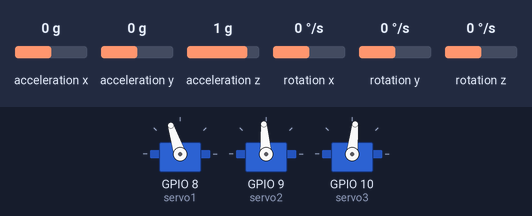
This sketch was run on a simulated ESP32. On the bench: 3 × servo. Wiring (inferred from the names in the program): MPU-6050 motion sensor at I2C address 0x68. Inputs (shaded band) come from the test bench; at power-on: acceleration x 0 g, acceleration y 0 g, rotation y 0 °/s, acceleration z 1 g, rotation z 0 °/s, rotation x 0 °/s. What the sketch prints to the serial monitor is not drawn.

Above: at 1.3 s.
1.4 s: acceleration x set to -0.8 g
At 4.2 s:
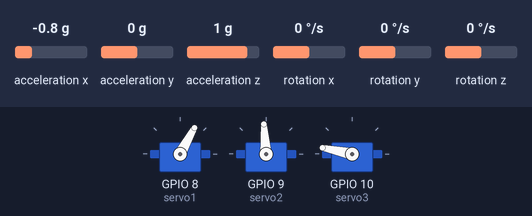
4.4 s: acceleration y set to -1.4 g
At 7.0 s:
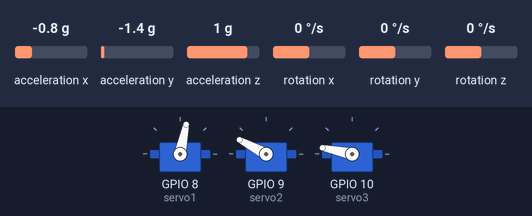
7.4 s: rotation y set to -192 °/s
At 8.12 s:
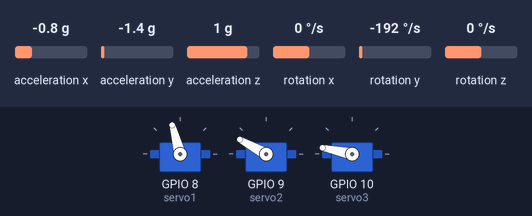
10.4 s: acceleration z set to -1.4 g
At 11.33 s:
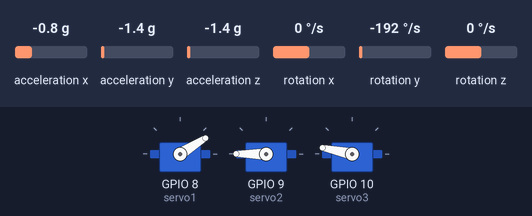
13.4 s: acceleration y set to 0 g
At 16.1 s:
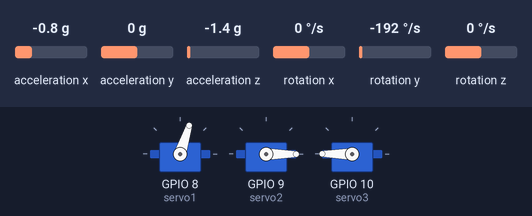
16.4 s: rotation z set to 192 °/s
Timing chart, 0 to 19.4 s (numbered marks = the images above; inputs shaded):
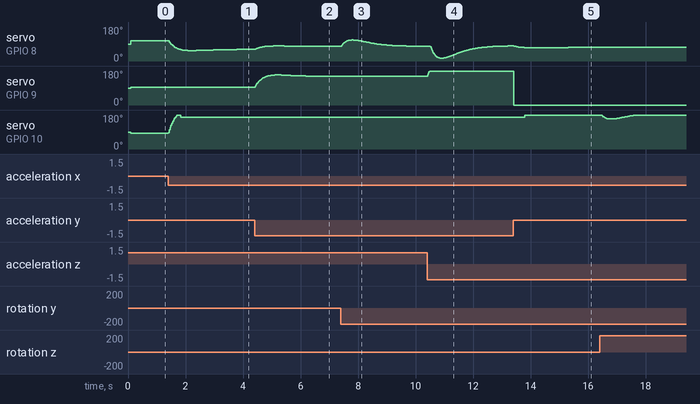

The sketch:

wdt_timer_inc_code.ino
```cpp
#include <ESP32_Servo.h>
#include <PID_v1_bc.h>
#include <Kalman.h>
#include <Wire.h>
#include <esp_task_wdt.h>

#define RESTRICT_PITCH
Kalman kalmanX; // Create the Kalman instances
Kalman kalmanY;
Kalman kalmanZ;

/* IMU Data */
double accX, accY, accZ;
double gyroX, gyroY, gyroZ;

Servo servo1;
Servo servo2;
Servo servo3;

double gyroXangle, gyroYangle, gyroZangle; // Angle calculated using the gyro only
double compAngleX, compAngleY, compAngleZ; // Calculated angle using a complementary filter
double kalAngleX, kalAngleY, kalAngleZ; // Calculated angle using a Kalman filter

uint32_t timer;
uint8_t i2cData[14]; // Buffer for I2C data

// PID data X
double SetpointX, InputX, OutputX;
double KpX = 1.05, KiX = 0, KdX = 0;
PID PIDX(&InputX, &OutputX, &SetpointX, KpX, KiX, KdX, DIRECT);

// PID data Y
double SetpointY, InputY, OutputY;
double KpY = 1.2, KiY = 0, KdY = 0;
PID PIDY(&InputY, &OutputY, &SetpointY, KpY, KiY, KdY, DIRECT);

// PID data Z
double SetpointZ, InputZ, OutputZ;
double KpZ = 1.2, KiZ = 0, KdZ = 0;
PID PIDZ(&InputZ, &OutputZ, &SetpointZ, KpZ, KiZ, KdZ, DIRECT);

void setup() {
  Serial.begin(115200);
  Wire.begin();
  servo1.attach(8);
  servo2.attach(9);
  servo3.attach(10);

  Wire.setClock(100000UL); // Set I2C frequency to 100kHz

  i2cData[0] = 7; // Set the sample rate to 1000Hz - 8kHz/(7+1) = 1000Hz
  i2cData[1] = 0x00; // Disable FSYNC and set 260 Hz Acc filtering, 256 Hz Gyro filtering, 8 KHz sampling
  i2cData[2] = 0x00; // Set Gyro Full Scale Range to 250deg/s
  i2cData[3] = 0x00; // Set Accelerometer Full Scale Range to 2g
  while (i2cWrite(0x19, i2cData, 4, false)); // Write to all four registers at once
  while (i2cWrite(0x6B, 0x01, true)); // PLL with X axis gyroscope reference and disable sleep mode

  while (i2cRead(0x75, i2cData, 1));
  if (i2cData[0] != 0x68) { // Read "WHO_AM_I" register
    Serial.print(F("Error reading sensor"));
    while (1);
  }

  delay(100); // Wait for sensor to stabilize

  /* Set kalman and gyro starting angle */
  while (i2cRead(0x3B, i2cData, 6));
  accX = (int16_t)((i2cData[0] << 8) | i2cData[1]);
  accY = (int16_t)((i2cData[2] << 8) | i2cData[3]);
  accZ = (int16_t)((i2cData[4] << 8) | i2cData[5]);


#ifdef RESTRICT_PITCH // Eq. 25 and 26
  double roll = atan2(accY, accZ) * RAD_TO_DEG;
  double pitch = atan(-accX / sqrt(accY * accY + accZ * accZ)) * RAD_TO_DEG;
  double yaw = atan2(accX, accY) * RAD_TO_DEG;
#else // Eq. 28 and 29
  double roll = atan(accY / sqrt(accX * accX + accZ * accZ)) * RAD_TO_DEG;
  double pitch = atan2(-accX, accZ) * RAD_TO_DEG;
  double yaw = atan(accZ / sqrt(accX * accX + accZ * accZ)) * RAD_TO_DEG;
#endif

  kalmanX.setAngle(roll); // Set starting angle
  kalmanY.setAngle(pitch);
  kalmanZ.setAngle(yaw);
  gyroXangle = roll;
  gyroYangle = pitch;
  gyroZangle = yaw;
  compAngleX = roll;
  compAngleY = pitch;
  compAngleZ = yaw;
  timer = micros();

  // The desired value
  SetpointX = 90;
  SetpointY = 90;
  SetpointZ = 70;

  servo1.write(0);
  servo2.write(0);
  servo3.write(0);

  // Turn the PID
  PIDX.SetMode(AUTOMATIC);
  PIDY.SetMode(AUTOMATIC);
  PIDZ.SetMode(AUTOMATIC);
  PIDX.SetSampleTime(10);
  PIDY.SetSampleTime(10);
  PIDZ.SetSampleTime(10);
}

void loop() {
  // Read all the values from the MPU6050 sensor, calculates the angles and filters them
  mpuKalman();

  // The desired value
  SetpointX = 90;
  SetpointY = 90;
  SetpointZ = 70;

  InputX = kalAngleX;
  InputY = kalAngleY;
  InputZ = kalAngleZ;

  if (InputX < -90.0) {
    InputX = -90.0;
  } else if (InputX > 90.0) {
    InputX = 90.0;
  }

  if (InputY < -90.0) {
    InputY = -70.0;
  } else if (InputY > 90.0) {
    InputY = 70.0;
  }

  if (InputZ < -90.0) {
    InputZ = -70.0;
  } else if (InputZ > 90.0) {
    InputZ = 70.0;
  }

  // Compute the Output
  PIDX.Compute();
  PIDY.Compute();
  PIDZ.Compute();

  servo1.write(OutputY);
  servo2.write(OutputX);
  servo3.write(OutputZ);

  Serial.print("s1: ");
  Serial.print(OutputX);
  Serial.print("  s2");
  Serial.print(OutputY);
  Serial.print("  s3");
  Serial.print(OutputZ);
  Serial.print("\t");

  /* Print Data */

  String data = "AccX:" + String(accX) + ",";
  data += "AccY:" + String(accY) + ",";
  data += "AccZ:" + String(accZ) + ",";
  data += "GyroX:" + String(gyroX) + ",";
  data += "GyroY:" + String(gyroY) + ",";
  data += "GyroZ:" + String(gyroZ) + ",";

  // Send sensor data over serial
  // Serial.println(data);

  // Reset watchdog timer
  esp_task_wdt_reset();
}

void mpuKalman() {
  /* Update all the values */
  while (i2cRead(0x3B, i2cData, 14));
  accX = (int16_t)((i2cData[0] << 8) | i2cData[1]);
  accY = (int16_t)((i2cData[2] << 8) | i2cData[3]);
  accZ = (int16_t)((i2cData[4] << 8) | i2cData[5]);
  gyroX = (int16_t)((i2cData[8] << 8) | i2cData[9]);
  gyroY = (int16_t)((i2cData[10] << 8) | i2cData[11]);
  gyroZ = (int16_t)((i2cData[12] << 8) | i2cData[13]);

  double dt = (double)(micros() - timer) / 1000000; // Calculate delta time
  timer = micros();

  // It is then converted from radians to degrees
#ifdef RESTRICT_PITCH
  double roll = atan2(accY, accZ) * RAD_TO_DEG;
  double pitch = atan(-accX / sqrt(accY * accY + accZ * accZ)) * RAD_TO_DEG;
  double yaw = atan2(accX, accY) * RAD_TO_DEG;
#else // Eq. 28 and 29
  double roll = atan(accY / sqrt(accX * accX + accZ * accZ)) * RAD_TO_DEG;
  double pitch = atan2(-accX, accZ) * RAD_TO_DEG;
  double yaw = atan(accZ / sqrt(accX * accX + accZ * accZ)) * RAD_TO_DEG;
#endif

  double gyroXrate = gyroX / 131.0; // Convert to deg/s
  double gyroYrate = gyroY / 131.0; // Convert to deg/s
  double gyroZrate = gyroZ / 131.0; // Convert to deg/s

#ifdef RESTRICT_PITCH
  if ((roll < -90 && kalAngleX > 90) || (roll > 90 && kalAngleX < -90)) {
    kalmanX.setAngle(roll);
    compAngleX = roll;
    kalAngleX = roll;
    gyroXangle = roll;
  } else
    kalAngleX = kalmanX.getAngle(roll, gyroXrate, dt); // Calculate the angle using a Kalman filter
  if (abs(kalAngleX) > 90)
    gyroYrate = -gyroYrate; // Invert rate, so it fits the restricted accelerometer reading
  kalAngleY = kalmanY.getAngle(pitch, gyroYrate, dt);
  kalAngleZ = kalmanZ.getAngle(yaw, gyroZrate, dt);
#else
  if ((pitch < -90 && kalAngleY > 90) || (pitch > 90 && kalAngleY < -90)) {
    kalmanY.setAngle(pitch);
    compAngleY = pitch;
    kalAngleY = pitch;
    gyroYangle = pitch;
  } else
    kalAngleY = kalmanY.getAngle(pitch, gyroYrate, dt); // Calculate the angle using a Kalman filter
  if (abs(kalAngleY) > 90)
    gyroXrate = -gyroXrate; // Invert rate, so it fits the restricted accelerometer reading
  kalAngleX = kalmanX.getAngle(roll, gyroXrate, dt);
  kalAngleZ = kalmanZ.getAngle(yaw, gyroZrate, dt);
#endif

  // Reset the gyro angle when it has drifted too much
  if (gyroXangle < -180 || gyroXangle > 180)
    gyroXangle = kalAngleX;
  if (gyroYangle < -180 || gyroYangle > 180)
    gyroYangle = kalAngleY;
  if (gyroZangle < -180 || gyroZangle > 180)
    gyroZangle = kalAngleZ;

  gyroXangle += gyroXrate * dt; // Calculate gyro angle without any filter
  gyroYangle += gyroYrate * dt;
  gyroZangle += gyroZrate * dt;
  // compAngleX = 0.93 * (compAngleX + gyroXrate * dt) + 0.07 * roll; // Calculate the angle using a Complimentary filter
  // compAngleY = 0.93 * (compAngleY + gyroYrate * dt) + 0.07 * pitch;
  // compAngleZ = 0.93 * (compAngleZ + gyroZrate * dt) + 0.07 * yaw;

  // Reset watchdog timer
  esp_task_wdt_reset();
}

// I2C read/write functions
int i2cRead(uint8_t registerAddr, uint8_t *data, uint8_t length) {
  Wire.beginTransmission(0x68);
  Wire.write(registerAddr);
  if (Wire.endTransmission(false))
    return 1;
  Wire.requestFrom(0x68, length);
  for (uint8_t i = 0; i < length && Wire.available(); i++) {
    data[i] = Wire.read();
  }
  return 0;
}

int i2cWrite(uint8_t registerAddr, uint8_t *data, uint8_t length, bool sendStop) {
  Wire.beginTransmission(0x68);
  Wire.write(registerAddr);
  Wire.write(data, length);
  return Wire.endTransmission(sendStop);
}

int i2cWrite(uint8_t registerAddr, uint8_t data, bool sendStop) {
  return i2cWrite(registerAddr, &data, 1, sendStop);
}
```

Measured:
- after the input at 1.4 s, servo on GPIO 10 (servo3): rises from 84° to 180° in 0.30 s, then falls to 168° in 0.12 s
- after the input at 4.4 s, servo on GPIO 8 (servo1): rises from 61° to 80° in 0.63 s, then falls to 78° in 0.94 s; servo on GPIO 9 (servo2): rises from 94° to 159° in 0.70 s, then falls to 151° in 2.1 s
- after the input at 7.4 s, servo on GPIO 8 (servo1): rises from 78° to 112° in 0.37 s, then falls to 78° in 2.3 s
- after the input at 10.4 s, servo on GPIO 9 (servo2): 151° → 180° at once
- after the input at 13.4 s, servo on GPIO 9 (servo2): 180° → 0° at once; servo on GPIO 10 (servo3): 168° → 180° after 0.39 s
